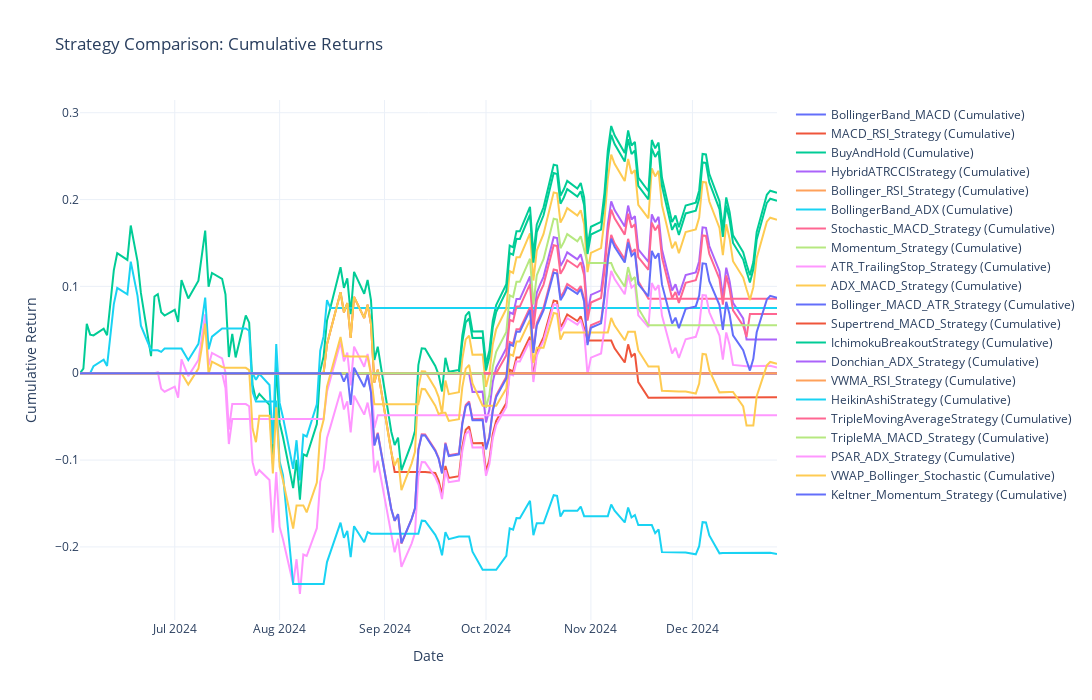

Notebook code cell kept with this figure:
### Code cell
# Create a Plotly figure
fig = go.Figure()

for strat_name, data_dict in strategy_dict.items():
    run_results = data_dict['results']
    
    # Usually returns is a list of strategy instances; we assume one strategy instance
    strategy_instance = run_results[0]
    
    # Extract the TimeReturn analyzer
    time_return_dict = strategy_instance.analyzers.timereturn.get_analysis()
    
    # Convert to a pandas Series
    returns_series = pd.Series(time_return_dict)
    
    # Calculate cumulative returns: (1 + r).cumprod() - 1
    cumulative_returns = (1 + returns_series).cumprod() - 1
    
    # Plot with Plotly
    fig.add_trace(go.Scatter(
        x=cumulative_returns.index,
        y=cumulative_returns.values,
        mode='lines',
        name=f"{strat_name} (Cumulative)"
    ))

# Update figure layout
fig.update_layout(
    title="Strategy Comparison: Cumulative Returns",
    xaxis_title="Date",
    yaxis_title="Cumulative Return",
    template="plotly_white",
    width=1200,
    height=700
)

# Show the figure
fig.show()

### Figure 1 — Plotly figure (JSON) as saved in the notebook; plotly's stock layout.template omitted (floating-point values rounded to 4 significant figures; data arrays with more than 128 entries replaced by an {"elided": "..."} marker saying what was removed)
{"data": [{"mode": "lines", "name": "BollingerBand_MACD (Cumulative)", "type": "scatter", "x": {"elided": "144 str values"}, "y": {"elided": "144 int values"}}, {"mode": "lines", "name": "MACD_RSI_Strategy (Cumulative)", "type": "scatter", "x": {"elided": "144 str values"}, "y": {"elided": "144 float values"}}, {"mode": "lines", "name": "BuyAndHold (Cumulative)", "type": "scatter", "x": {"elided": "144 str values"}, "y": {"elided": "144 float values"}}, {"mode": "lines", "name": "HybridATRCCIStrategy (Cumulative)", "type": "scatter", "x": {"elided": "144 str values"}, "y": {"elided": "144 float values"}}, {"mode": "lines", "name": "Bollinger_RSI_Strategy (Cumulative)", "type": "scatter", "x": {"elided": "144 str values"}, "y": {"elided": "144 int values"}}, {"mode": "lines", "name": "BollingerBand_ADX (Cumulative)", "type": "scatter", "x": {"elided": "144 str values"}, "y": {"elided": "144 float values"}}, {"mode": "lines", "name": "Stochastic_MACD_Strategy (Cumulative)", "type": "scatter", "x": {"elided": "144 str values"}, "y": {"elided": "144 float values"}}, {"mode": "lines", "name": "Momentum_Strategy (Cumulative)", "type": "scatter", "x": {"elided": "144 str values"}, "y": {"elided": "144 int values"}}, {"mode": "lines", "name": "ATR_TrailingStop_Strategy (Cumulative)", "type": "scatter", "x": {"elided": "144 str values"}, "y": {"elided": "144 float values"}}, {"mode": "lines", "name": "ADX_MACD_Strategy (Cumulative)", "type": "scatter", "x": {"elided": "144 str values"}, "y": {"elided": "144 float values"}}, {"mode": "lines", "name": "Bollinger_MACD_ATR_Strategy (Cumulative)", "type": "scatter", "x": {"elided": "144 str values"}, "y": {"elided": "144 int values"}}, {"mode": "lines", "name": "Supertrend_MACD_Strategy (Cumulative)", "type": "scatter", "x": {"elided": "144 str values"}, "y": {"elided": "144 int values"}}, {"mode": "lines", "name": "IchimokuBreakoutStrategy (Cumulative)", "type": "scatter", "x": {"elided": "144 str values"}, "y": {"elided": "144 float values"}}, {"mode": "lines", "name": "Donchian_ADX_Strategy (Cumulative)", "type": "scatter", "x": {"elided": "144 str values"}, "y": {"elided": "144 int values"}}, {"mode": "lines", "name": "VWMA_RSI_Strategy (Cumulative)", "type": "scatter", "x": {"elided": "144 str values"}, "y": {"elided": "144 int values"}}, {"mode": "lines", "name": "HeikinAshiStrategy (Cumulative)", "type": "scatter", "x": {"elided": "144 str values"}, "y": {"elided": "144 float values"}}, {"mode": "lines", "name": "TripleMovingAverageStrategy (Cumulative)", "type": "scatter", "x": {"elided": "144 str values"}, "y": {"elided": "144 float values"}}, {"mode": "lines", "name": "TripleMA_MACD_Strategy (Cumulative)", "type": "scatter", "x": {"elided": "144 str values"}, "y": {"elided": "144 float values"}}, {"mode": "lines", "name": "PSAR_ADX_Strategy (Cumulative)", "type": "scatter", "x": {"elided": "144 str values"}, "y": {"elided": "144 float values"}}, {"mode": "lines", "name": "VWAP_Bollinger_Stochastic (Cumulative)", "type": "scatter", "x": {"elided": "144 str values"}, "y": {"elided": "144 float values"}}, {"mode": "lines", "name": "Keltner_Momentum_Strategy (Cumulative)", "type": "scatter", "x": {"elided": "144 str values"}, "y": {"elided": "144 float values"}}], "layout": {"height": 700, "title": {"text": "Strategy Comparison: Cumulative Returns"}, "width": 1200, "xaxis": {"title": {"text": "Date"}}, "yaxis": {"title": {"text": "Cumulative Return"}}}}
